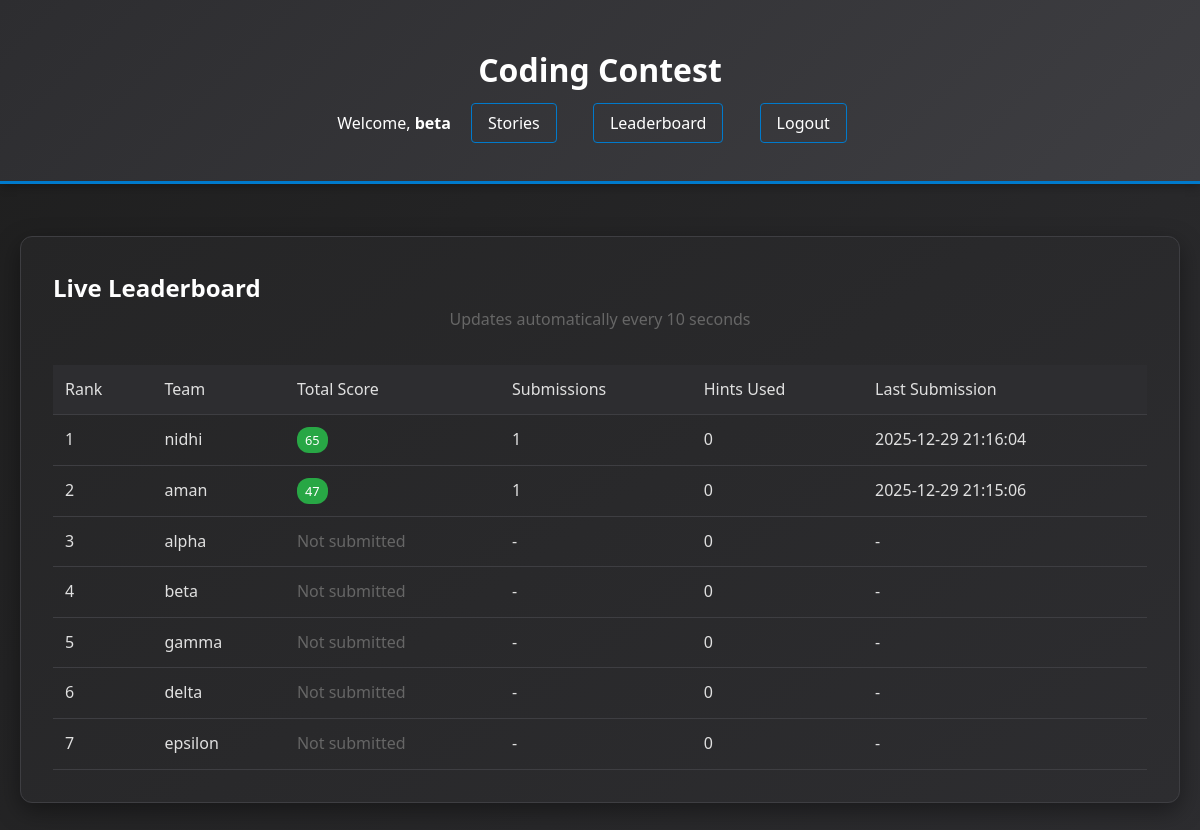
Page /leaderboard (signed in) on the committed database.
### tables this page shows
CREATE TABLE teams (
    id INTEGER PRIMARY KEY AUTOINCREMENT,
    team_id TEXT UNIQUE NOT NULL,
    username TEXT UNIQUE NOT NULL,
    password TEXT NOT NULL,
    plain_password TEXT,
    ip_address TEXT,
    last_login TIMESTAMP,
    created_at TIMESTAMP DEFAULT (datetime('now', 'localtime'))
);

### app.py (the view)
@app.route('/leaderboard')
def leaderboard():
    conn = get_db()
    teams = conn.execute('''
        SELECT
            t.team_id,
            t.username,
            COALESCE(SUM(s.score), 0) as final_score,
            COUNT(s.id) as submissions_count,
            MAX(s.submitted_at) as last_submission,
            COALESCE(h.hints_count, 0) as hints_used
        FROM teams t
        LEFT JOIN submissions s ON t.team_id = s.team_id
        LEFT JOIN (
            SELECT
                team_id,
                COUNT(*) as hints_count
            FROM hints_used
            GROUP BY team_id
        ) h ON t.team_id = h.team_id
        GROUP BY t.team_id, t.username, h.hints_count
        ORDER BY final_score DESC, last_submission ASC
    ''').fetchall()
    conn.close()
    return render_template('leaderboard.html', teams=teams)

### app.py (called while the page is built)
@app.after_request
def add_security_headers(response):
    response.headers['X-Content-Type-Options'] = 'nosniff'
    response.headers['X-Frame-Options'] = 'DENY'
    response.headers['X-XSS-Protection'] = '1; mode=block'
    response.headers['Strict-Transport-Security'] = 'max-age=31536000; includeSubDomains'
    return response

def get_db():
    conn = sqlite3.connect(DATABASE, timeout=30.0)
    conn.row_factory = sqlite3.Row
    conn.execute('PRAGMA journal_mode=WAL')
    conn.execute('PRAGMA synchronous=NORMAL')
    conn.execute('PRAGMA cache_size=50000')  # Increased for gaming laptop
    conn.execute('PRAGMA temp_store=MEMORY')
    conn.execute('PRAGMA mmap_size=268435456')  # 256MB memory mapping
    return conn

### templates/leaderboard.html (shortened to what this page needs)
{% extends "base.html" %}
{% block content %}
<div class="card">
    <h2>Live Leaderboard</h2>
    <p style="text-align: center; color: #666; margin-bottom: 2rem;">
        Updates automatically every 10 seconds
    </p>
    <table class="table" id="leaderboardTable">
        <thead>
            <tr>
                <th>Rank</th>
                <th>Team</th>
                <th>Total Score</th>
                <th>Submissions</th>
                <th>Hints Used</th>
                <th>Last Submission</th>
            </tr>
        </thead>
        <tbody>
            {% for team in teams %}
            <tr>
                <td>{{ loop.index }}</td>
                <td>{{ team.username }}</td>
                <td>
                    {% if team.final_score > 0 %}
                        <span class="score-badge">{{ team.final_score }}</span>
                    {% else %}
                        <span style="color: #666;">Not submitted</span>
                    {% endif %}
                </td>
                <td>
                    {% if team.submissions_count > 0 %}
                        {{ team.submissions_count }}
                    {% else %}
                        -
                    {% endif %}
                </td>
                <td>{{ team.hints_used or 0 }}</td>
                <td>
                    {% if team.last_submission %}
                        {{ team.last_submission }}
                    {% else %}
                        -
                    {% endif %}
                </td>
            </tr>
            {% endfor %}
        </tbody>
    </table>
</div>
{% endblock %}

### templates/base.html (shortened to what this page needs)
<!DOCTYPE html>
<html lang="en">
<head>
</head>
<body>
    <div class="header">
        <div class="container">
            <h1>{% block header %}Coding Contest{% endblock %}</h1>
            {% if session.team_id %}
            <div class="nav">
                <span>Welcome, <strong>{{ session.username }}</strong></span>
                <a href="{{ url_for('story') }}">Stories</a>
                <a href="{{ url_for('leaderboard') }}">Leaderboard</a>
                <a href="{{ url_for('logout') }}">Logout</a>
            </div>
            {% endif %}
        </div>
    </div>
    <div class="container">
        {% block content %}{% endblock %}
    </div>
</body>
</html>

### templates/base.html (style rules this page uses)
* { margin: 0; padding: 0; box-sizing: border-box; -webkit-user-select: none; -moz-user-select: none; -ms-user-select: none; user-select: none; -webkit-touch-callout: none; -webkit-tap-highlight-color: transparent; }
body { -webkit-user-drag: none; -khtml-user-drag: none; -moz-user-drag: none; -o-user-drag: none; }
body { font-family: 'Segoe UI', Tahoma, Geneva, Verdana, sans-serif; line-height: 1.6; background: linear-gradient(135deg, #1e1e1e 0%, #2d2d30 100%); color: #e0e0e0; min-height: 100vh; overflow-x: hidden; }
.container { max-width: 1200px; margin: 0 auto; padding: 20px; }
.header { background: linear-gradient(135deg, #2d2d30 0%, #3e3e42 100%); color: #ffffff; padding: 1.5rem 0; margin-bottom: 2rem; border-bottom: 3px solid #007acc; box-shadow: 0 2px 10px rgba(0, 0, 0, 0.3); }
.header h1 { text-align: center; font-weight: 600; }
.nav { text-align: center; margin-top: 1rem; }
.nav a { color: #ffffff; text-decoration: none; margin: 0 1rem; padding: 8px 16px; border: 1px solid #007acc; border-radius: 4px; transition: all 0.3s ease; }
.card { background: linear-gradient(145deg, #252526 0%, #2d2d30 100%); padding: 2rem; border-radius: 12px; box-shadow: 0 8px 25px rgba(0, 0, 0, 0.4); margin-bottom: 2rem; border: 1px solid #3e3e42; transition: transform 0.2s ease, box-shadow 0.2s ease; }
.table { width: 100%; border-collapse: collapse; margin-top: 1rem; }
.table th, .table td { padding: 12px; text-align: left; border-bottom: 1px solid #3e3e42; }
.table th { background: #2d2d30; font-weight: 500; }
.score-badge { background: #28a745; color: #fff; padding: 4px 8px; border-radius: 12px; font-size: 0.8em; font-weight: 500; }
h1, h2, h3, h4 { color: #ffffff; }

### rows in the picture
teams: username "beta", shows "Not submitted", hints_used "0"
teams: username "nidhi", final_score "65", submissions_count "1", hints_used "0", last_submission "2025-12-29 21:16:04"
teams: username "aman", final_score "47", submissions_count "1", hints_used "0", last_submission "2025-12-29 21:15:06"
teams: username "alpha", shows "Not submitted", hints_used "0"
teams: username "gamma", shows "Not submitted", hints_used "0"
teams: username "delta", shows "Not submitted", hints_used "0"
teams: username "epsilon", shows "Not submitted", hints_used "0"
